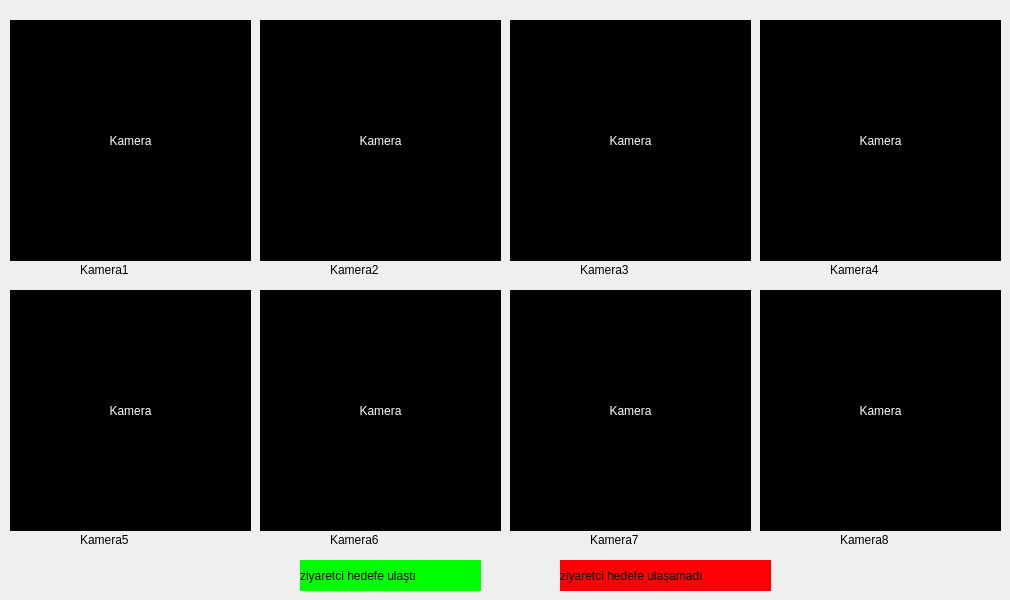
     <widget class="QWidget" name="izleme_sayfasi">
      <widget class="QLabel" name="lbl_kameraE">
       <property name="geometry">
        <rect>
         <x>10</x>
         <y>290</y>
         <width>241</width>
         <height>241</height>
        </rect>
       </property>
       <property name="styleSheet">
        <string notr="true">background-color: rgb(0, 0, 0);
color: rgb(255, 255, 255);</string>
       </property>
       <property name="text">
        <string>Kamera</string>
       </property>
       <property name="alignment">
        <set>Qt::AlignCenter</set>
       </property>
      </widget>
      <widget class="QLabel" name="lbl_kameraF">
       <property name="geometry">
        <rect>
         <x>260</x>
         <y>290</y>
         <width>241</width>
         <height>241</height>
        </rect>
       </property>
       <property name="styleSheet">
        <string notr="true">background-color: rgb(0, 0, 0);
color: rgb(255, 255, 255);</string>
       </property>
       <property name="text">
        <string>Kamera</string>
       </property>
       <property name="alignment">
        <set>Qt::AlignCenter</set>
       </property>
      </widget>
      <widget class="QLabel" name="lbl_kameraC">
       <property name="geometry">
        <rect>
         <x>510</x>
         <y>20</y>
         <width>241</width>
         <height>241</height>
        </rect>
       </property>
       <property name="styleSheet">
        <string notr="true">background-color: rgb(0, 0, 0);
color: rgb(255, 255, 255);</string>
       </property>
       <property name="text">
        <string>Kamera</string>
       </property>
       <property name="alignment">
        <set>Qt::AlignCenter</set>
       </property>
      </widget>
      <widget class="QLabel" name="lbl_kameraB">
       <property name="geometry">
        <rect>
         <x>260</x>
         <y>20</y>
         <width>241</width>
         <height>241</height>
        </rect>
       </property>
       <property name="styleSheet">
        <string notr="true">background-color: rgb(0, 0, 0);
color: rgb(255, 255, 255);</string>
       </property>
       <property name="text">
        <string>Kamera</string>
       </property>
       <property name="alignment">
        <set>Qt::AlignCenter</set>
       </property>
      </widget>
      <widget class="QLabel" name="lbl_kameraG">
       <property name="geometry">
        <rect>
         <x>510</x>
         <y>290</y>
         <width>241</width>
         <height>241</height>
        </rect>
       </property>
       <property name="styleSheet">
        <string notr="true">background-color: rgb(0, 0, 0);
color: rgb(255, 255, 255);</string>
       </property>
       <property name="text">
        <string>Kamera</string>
       </property>
       <property name="alignment">
        <set>Qt::AlignCenter</set>
       </property>
      </widget>
      <widget class="QLabel" name="lbl_kameraH">
       <property name="geometry">
        <rect>
         <x>760</x>
         <y>290</y>
         <width>241</width>
         <height>241</height>
        </rect>
       </property>
       <property name="styleSheet">
        <string notr="true">background-color: rgb(0, 0, 0);
color: rgb(255, 255, 255);</string>
       </property>
       <property name="text">
        <string>Kamera</string>
       </property>
       <property name="alignment">
        <set>Qt::AlignCenter</set>
       </property>
      </widget>
      <widget class="QLabel" name="lbl_kameraD">
       <property name="geometry">
        <rect>
         <x>760</x>
         <y>20</y>
         <width>241</width>
         <height>241</height>
        </rect>
       </property>
       <property name="styleSheet">
        <string notr="true">background-color: rgb(0, 0, 0);
color: rgb(255, 255, 255);</string>
       </property>
       <property name="text">
        <string>Kamera</string>
       </property>
       <property name="alignment">
        <set>Qt::AlignCenter</set>
       </property>
      </widget>
      <widget class="QLabel" name="label_3">
       <property name="geometry">
        <rect>
         <x>580</x>
         <y>260</y>
         <width>111</width>
         <height>20</height>
        </rect>
       </property>
       <property name="text">
        <string>Kamera3</string>
       </property>
      </widget>
      <widget class="QLabel" name="label_4">
       <property name="geometry">
        <rect>
         <x>830</x>
         <y>260</y>
         <width>111</width>
         <height>20</height>
        </rect>
       </property>
       <property name="text">
        <string>Kamera4</string>
       </property>
      </widget>
      <widget class="QLabel" name="label_5">
       <property name="geometry">
        <rect>
         <x>80</x>
         <y>530</y>
         <width>111</width>
         <height>20</height>
        </rect>
       </property>
       <property name="text">
        <string>Kamera5</string>
       </property>
      </widget>
      <widget class="QLabel" name="label_7">
       <property name="geometry">
        <rect>
         <x>330</x>
         <y>530</y>
         <width>111</width>
         <height>20</height>
        </rect>
       </property>
       <property name="text">
        <string>Kamera6</string>
       </property>
      </widget>
      <widget class="QLabel" name="label_8">
       <property name="geometry">
        <rect>
         <x>590</x>
         <y>530</y>
         <width>111</width>
         <height>20</height>
        </rect>
       </property>
       <property name="text">
        <string>Kamera7</string>
       </property>
      </widget>
      <widget class="QLabel" name="label_9">
       <property name="geometry">
        <rect>
         <x>840</x>
         <y>530</y>
         <width>111</width>
         <height>20</height>
        </rect>
       </property>
       <property name="text">
        <string>Kamera8</string>
       </property>
      </widget>
      <widget class="QLabel" name="lbl_kameraA">
       <property name="geometry">
        <rect>
         <x>10</x>
         <y>20</y>
         <width>241</width>
         <height>241</height>
        </rect>
       </property>
       <property name="styleSheet">
        <string notr="true">background-color: rgb(0, 0, 0);
color: rgb(255, 255, 255);</string>
       </property>
       <property name="text">
        <string>Kamera</string>
       </property>
       <property name="alignment">
        <set>Qt::AlignCenter</set>
       </property>
      </widget>
      <widget class="QLabel" name="label_11">
       <property name="geometry">
        <rect>
         <x>80</x>
         <y>260</y>
         <width>111</width>
         <height>20</height>
        </rect>
       </property>
       <property name="text">
        <string>Kamera1</string>
       </property>
      </widget>
      <widget class="QLabel" name="label_27">
       <property name="geometry">
        <rect>
         <x>330</x>
         <y>260</y>
         <width>111</width>
         <height>20</height>
        </rect>
       </property>
       <property name="text">
        <string>Kamera2</string>
       </property>
      </widget>
      <widget class="QLabel" name="label">
       <property name="geometry">
        <rect>
         <x>300</x>
         <y>560</y>
         <width>181</width>
         <height>31</height>
        </rect>
       </property>
       <property name="styleSheet">
        <string notr="true">
font: 14pt &quot;Times New Roman&quot;;
background-color: rgb(0, 255, 0);
</string>
       </property>
       <property name="text">
        <string>ziyaretci hedefe ulaştı</string>
       </property>
      </widget>
      <widget class="QLabel" name="label_2">
       <property name="geometry">
        <rect>
         <x>560</x>
         <y>560</y>
         <width>211</width>
         <height>31</height>
        </rect>
       </property>
       <property name="styleSheet">
        <string notr="true">
font: 14pt &quot;Times New Roman&quot;;
background-color: rgb(255, 0, 4);
</string>
       </property>
       <property name="text">
        <string>ziyaretci hedefe ulaşamadı</string>
       </property>
      </widget>
     </widget>
